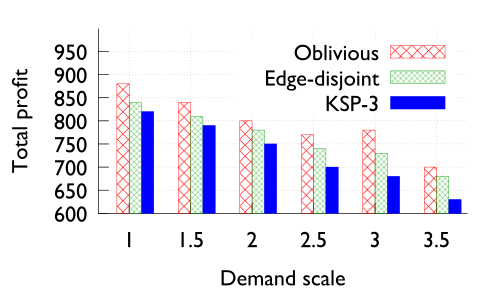

Generate this figure with gnuplot:
# vim: set filetype=gnuplot :
set terminal pdfcairo font "Gill-Sans,12" linewidth 1 rounded fontscale 1.0

# Line style for axes
set style line 80 lt rgb "#808080"

# Line style for grid
set style line 81 lt 0  # dashed
set style line 81 lw 0.6 lt rgb "#808080"  # grey
set style line 82 lt rgb "black"  # grey





set xtics nomirror
set ytics nomirror

#set log x
#set mxtics 10    # Makes logscale look good.

# Line styles: try to pick pleasing colors, rather
# than strictly primary colors or hard-to-see colors
# like gnuplot's default yellow.  Make the lines thick
# so they're easy to see in small plots in papers.

set style line 1 lt rgb "red" lw 0.6 pt 1
set style line 2 lt rgb "#00A000" lw 0.6 pt 6
set style line 3 lt rgb "blue" lw 0.6 pt 2
set style line 4 lt rgb "#F25900" lw 0.6 pt 9
set style line 5 lt rgb "dark-grey" lw 0.6 pt 9
set style line 6 lt rgb "#000000" lw 0.6 pt 1

set style arrow 1 head filled size screen 0.025,30,45
set style arrow 2 head nofilled size screen 0.03,15
set style arrow 3 head filled size screen 0.03,15,45
set style arrow 4 head filled size screen 0.03,15
set style arrow 5 heads filled size screen 0.03,15,135
set style arrow 6 head empty size screen 0.03,15,135
set style arrow 7 nohead
set style arrow 8 heads size screen 0.008,90

set dashtype 2 (6,5)
set dashtype 3 (6,5,1,5)



set style data histogram
set style fill transparent pattern 1 border
#set style fill solid 1 border lt -1
set bars 0.6


#set format x '%2.1t*10^{%L}'



set grid back linestyle 81
set border 3 back linestyle 82




set output "routing2.pdf"


set xlabel "Demand scale"
set ylabel "Total profit"



set size ratio 0.5




set xrange [-0.5:5.5]
set yrange [600:999]


plot \
	'routing.txt' u 2:xtic(1) t "Oblivious" ls 1, '' u 3:xtic(1) t "Edge-disjoint" ls 2,'' u 4:xtic(1) t "KSP-3" ls 3
